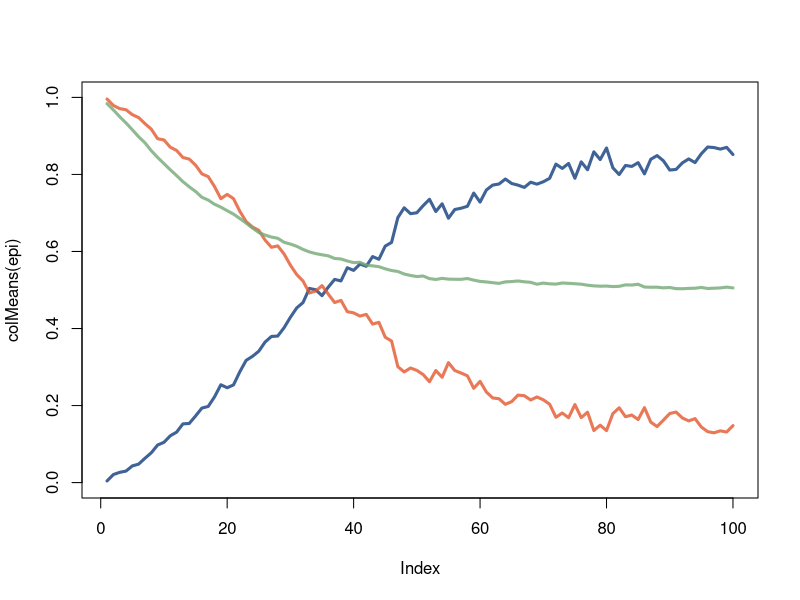

Recreate this plot in R. (Note: a time limit stopped this script after it produced the figure.)
## Zoya Wani zoyawani1@tamu.edu
## Andres Barboza P. andresdbp@tamu.edu
## April 16, 2024


###### Starting Conditions #########
N <- 500 #population
loci <- 100 # positions on the genome 
mu <- 10^-5 # human mutation rate 10^-9 for an individual nucleotide
baseval <- 0 # this is a base minimum value for our phenotype
loci.imp <- sort(sample(1:loci, loci/10))
opt <- 10
sigma <- 10
gen <- 100
arch <- "sign" # add, sign, inc, dec
sag <- 1.1
sign_flag <- "alter" # half, alter
###### End Starting Conditions #########

###### FUNCTIONS #########

GetPopulation <- function(N,loci){

  #pop <- matrix(sample(1:4, N*loci, replace=T), N, loci)
  pop <- matrix(rep(4, N*loci), N, loci) 

  # 0,0 = 1
  # 0,1 = 2
  # 1,0 = 3
  # 1,1 = 4
  
  return(pop)
  
}

MutatePop <- function(pop, mu) {
  # Probability of an individual having at least one mutation
  mut.prob <- 1 - (1 - mu)^1547  # 1547 is the number of base pairs in the coding region
  
  # Determine mutation coordinates where random values are less than mut.prob
  mut.coord <- which(matrix(runif(nrow(pop) * ncol(pop)), 
                            nrow = nrow(pop), ncol = ncol(pop)) < mut.prob, 
                     arr.ind = TRUE)
  
  apply_mutations <- function(pop, coordinates) {
    for (i in seq_len(nrow(coordinates))) {
      row_index <- coordinates[i, 1]
      col_index <- coordinates[i, 2]
      value <- pop[row_index, col_index]
      
      # switches values 
      pop[row_index, col_index] <- switch(value,
                                          sample(c(2, 3), 1),  # for 1
                                          sample(c(1, 4), 1),  # for 2
                                          sample(c(1, 4), 1),  # for 3
                                          sample(c(2, 3), 1))  # for 4
    }
    return(pop)
  }
  
  # Apply mutations to the population matrix
  mutants <- apply_mutations(pop, mut.coord)
  return(mutants)
}

GetPheno <- function(pop, loci.imp, baseval, arch, sign_flag){
  temppop <- pop[,loci.imp]
  temppop[temppop==1] <- 0
  temppop[temppop %in% c(2, 3)] <- 1
  temppop[temppop == 4] <- 2
  
  if(arch == "add") {
    phenos <- rowSums(temppop) + baseval
  }
  
  if(arch == "sign") {
    if (sign_flag == "half") {
      dir_loci <- temppop[, 1:(length(loci.imp)/2)]
      inv_loci <- temppop[, (length(loci.imp)/2)+1:(length(loci.imp)/2)]
    } else if (sign_flag == "alter") {
      dir_loci <- temppop[, seq(1, length(loci.imp), by = 2)]
      inv_loci <- temppop[, seq(2, length(loci.imp), by = 2)]
    }
    
    cond1 <- (dir_loci == 2 & inv_loci == 2) | (dir_loci == 0 & inv_loci == 0)
    cond2 <- (dir_loci == 2 & inv_loci == 0) | (dir_loci == 0 & inv_loci == 2)
    cond3 <- (dir_loci == 1 | inv_loci == 1)

    phenos <- baseval + rowSums(4 * cond1 + 0 * cond2 + 2 * cond3)
  }
  
  if(arch == "inc") {
    phenos <- (length(loci.imp)*2)*((rowSums(temppop) + baseval)/(length(loci.imp)*2))^sag
  }
  
  if(arch == "dec") {
    phenos <- baseval + (length(loci.imp) * 2 - baseval) * ((rowSums(temppop) + baseval - baseval) / (length(loci.imp) * 2 - baseval))^(1/sag)
  }
  
  return(phenos)
}

GetFit <- function(obs, opt, sigma){
  numer <- (obs - opt)^2
  denom <- (2 * sigma)^2
  w <- exp(-(numer / denom))
  return(w)
}

Reproduction <- function(pop, N, w, loci) {
  # Sample parents based on fitness probabilities
  parents <- sample(N, size = 2 * N, replace = TRUE, prob = w)
  
  # Generate haplotype selection matrix
  recomb <- pmax(pmin(rpois(n = 2 * N, lambda = 10), loci), 1)
  haplotypes <- matrix(unlist(lapply(recomb, function(r) rep(sample(1:2, r, replace = TRUE), each = ceiling(loci / r), length.out = loci))),
                       nrow = 2 * N, ncol = loci, byrow = TRUE)

  # Gamete formation
  gametes <- ifelse(
    pop[parents, ] == 1,  # Genotype 1 -> Both alleles are 0
    0,
    ifelse(
      pop[parents, ] == 4,  # Genotype 4 -> Both alleles are 1
      1,
      ifelse(
        pop[parents, ] == 2,  # Genotype 2 -> Depends on haplotype
        ifelse(haplotypes == 1, 0, 1),
        ifelse(haplotypes == 1, 1, 0)  # Genotype 3 -> Depends on haplotype
      )
    )
  )
  # Fertilization: Pair gametes to form diploid genotypes
  maternal_gametes <- gametes[seq(1, 2 * N, by = 2), ]
  paternal_gametes <- gametes[seq(2, 2 * N, by = 2), ]
  new_population <- 1 + maternal_gametes + paternal_gametes * 2
  
  return(new_population)
}

GetArch <- function(pop, loci.imp, phenos) {
  
  pop <- pop[, loci.imp]
  
  # Additive
  a_mat <- matrix(0, nrow = N, ncol = length(loci.imp))
  a_mat[pop == 1] <- 1
  a_mat[pop == 4] <- -1
  
  fit <- lm(phenos ~ a_mat)
  R2a <- summary(fit)$adj.r.squared
  
  # Dominance
  d_mat <- matrix(1, nrow = N, ncol = length(loci.imp))
  d_mat[pop == 1 | pop == 4] <- 0
  
  fit <- lm(phenos ~ a_mat + d_mat)
  R2ad <- summary(fit)$adj.r.squared
  
  # Epistasis
  # Precompute pairs of indices for interaction terms
  if (sign_flag == "alter") {
    indices <- seq(1, ncol(pop), by = 2)
  } else {
    half_cols <- ncol(pop) / 2
    indices <- 1:half_cols
  }
  
  # Compute epistatic interaction matrices
  e_mat_aa <- a_mat[, indices] * a_mat[, indices + ifelse(sign_flag == "alter", 1, half_cols)]
  e_mat_ad <- a_mat[, indices] * d_mat[, indices + ifelse(sign_flag == "alter", 1, half_cols)]
  e_mat_dd <- d_mat[, indices] * d_mat[, indices + ifelse(sign_flag == "alter", 1, half_cols)]
  
  fit <- lm(phenos ~ a_mat + d_mat + e_mat_aa + e_mat_ad + e_mat_dd)
  R2ade <- summary(fit)$adj.r.squared
  
  return(c(R2a, R2ad, R2ade))
}

SimulateGenerations <- function(N, loci, mu, baseval, loci.imp, opt, gen, sigma, arch, sign_flag, verbose) {
  pop <- GetPopulation(N, loci)
  avg_phenos <- numeric(gen)
  lm_arch <- matrix(NA, nrow = gen, ncol = 3)
  for (generation in 1:gen) {
    pop <- MutatePop(pop, mu)
    phenos <- GetPheno(pop, loci.imp, baseval, arch, sign_flag)
    avg_phenos[generation] <- mean(phenos)
    lm_arch[generation, ] <- GetArch(pop, loci.imp, phenos)
    w <- GetFit(phenos, opt, sigma)
    pop <- Reproduction(pop, N, w, loci)
    if(verbose) print(generation)
  }
  return(list(final_population = pop, avg_phenos = avg_phenos, lm_arch = lm_arch))
}



###### ANALYSIS #########

# SINGLE SET OF PARAMETERS
iter <- 5
pheno <- add <- dom <- epi <- matrix(NA, nrow = iter, ncol = gen)
for (i in 1:iter) {
  print(i)
  simulation_result <- SimulateGenerations(N, loci, mu, baseval, loci.imp, opt, gen, sigma, arch, sign_flag, verbose=F)
  add[i,] <- simulation_result$lm_arch[,1]
  dom[i,] <- (simulation_result$lm_arch[,2]-simulation_result$lm_arch[,1])
  epi[i,] <- (simulation_result$lm_arch[,3]-simulation_result$lm_arch[,2])
  pheno[i,] <- simulation_result$avg_phenos
}

plot(colMeans(epi), type = "l", col = rgb(0.06,0.24,0.49,0.8), ylim = c(0, 1), lwd = 3)
lines(colMeans(add), col = rgb(0.89,0.34,0.18,0.8), lwd = 3)
lines(colMeans(pheno)/20, col = rgb(0.45,0.66,0.46,0.8), lwd = 3)



# Compare selection to epistasis eq MEAN
num_sigma <- 10
iter <- 1
sigma_values <- seq(1, 10, length.out = num_sigma)
epi_final_values <- numeric(num_sigma)

for (s in seq_along(sigma_values)) {
  
  sigma_now <- sigma_values[s]
  final_epi_reps <- numeric(iter)
  print(s)
  
  for (i in 1:iter) {
    sim_result <- SimulateGenerations(N, 
                                      loci, 
                                      mu, 
                                      baseval, 
                                      loci.imp, 
                                      opt, 
                                      gen, 
                                      sigma_now, 
                                      arch, 
                                      sign_flag, 
                                      verbose = FALSE)
    epi_values <- sim_result$lm_arch[,3] - sim_result$lm_arch[,2]
    final_epi_reps[i] <- epi_values[gen]
  }
  epi_final_values[s] <- mean(final_epi_reps)
}

plot(sigma_values, epi_final_values, 
     type = "l", 
     xlab = expression(sigma), 
     ylab = "Equilibrium Epistasis",
     main = "Equilibrium Epistasis vs. Sigma")




# Compare selection to epistasis eq ACROSS GENERATIONS
library(viridis)
iter <- 100
sigma_values <- seq(1, 10, length.out = 10)
cols <- viridis(length(sigma_values))
plot(1:gen, 
     rep(NA, gen), 
     type = "n", 
     xlab = "Generation", 
     ylab = "Mean Epistasis (colMeans of 100 iter)", 
     ylim = c(0, 1))

for (s in seq_along(sigma_values)) {
  print(s)
  sigma_now <- sigma_values[s]
  epi_data <- matrix(NA, nrow = iter, ncol = gen)
  for (i in 1:iter) {
    sim_result <- SimulateGenerations(N, 
                                      loci, 
                                      mu, 
                                      baseval, 
                                      loci.imp, 
                                      opt, 
                                      gen, 
                                      sigma_now, 
                                      arch, 
                                      sign_flag, 
                                      verbose = FALSE)
    epi_data[i, ] <- sim_result$lm_arch[,3] - sim_result$lm_arch[,2]
  }
  lines(1:gen, colMeans(epi_data), 
        col = cols[s], 
        lwd = 2)
}
legend("bottomright", 
       legend = paste("Sigma =", round(sigma_values, 2)), 
       col = cols, 
       lty = 1, 
       lwd = 2)


# snippet
# plot(GetFit(obs=seq(from=0,to=20, length.out=100), 10, sigma=1)~seq(from=0,to=20, length.out=100))
